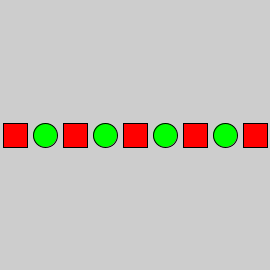
Frame 1 (no input)
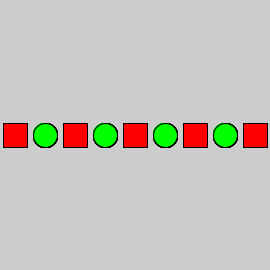
Frame 60 (the mouse pressed at the canvas centre just before this capture)
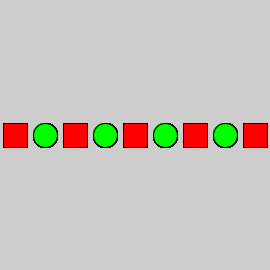
Frame 120 (the mouse held since frame 60 and released just before this capture)

The Processing sketch that drew these frames (run headless with seeded random() and noise(); from frame 60 on, the mouse is pressed at the canvas centre):

// Processing sketch: processing_18920
// ── processing_18920.pde

void setup(){
  size(270,270);
  background(205);
}
void draw(){
  for(int x=0;x<9;x++){
    if(x%2<=0){
      fill(255,0,0);
      rect(3+30*x,123,24,24);
    }//x is even,red rect
     if(x%2>=1){
      fill(0,255,0);
      ellipse(15+30*x,135,24,24);
    }//x is odd,green ellipse
  }
}
